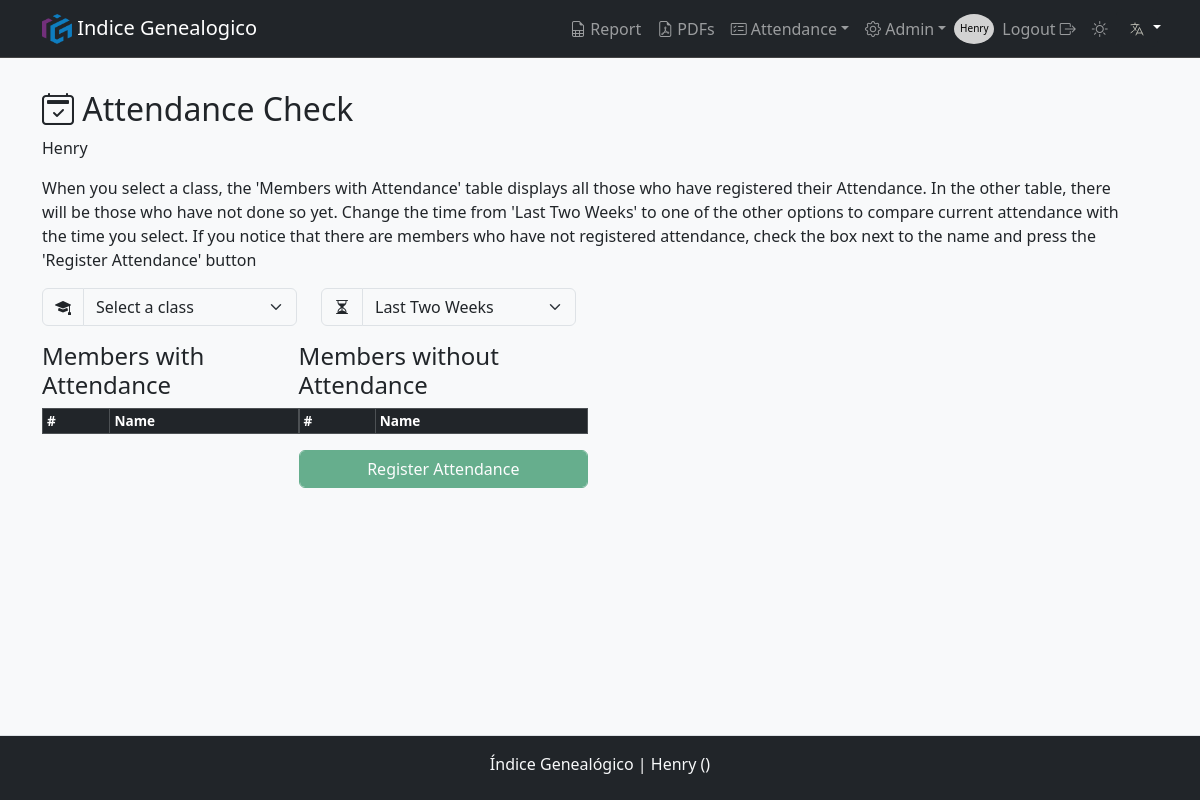
/attendance/check (signed in), run on the app's committed database.
### models.py (models this page shows, shortened)
class User(db.Model, UserMixin):
    __tablename__ = 'users'
    id                = db.Column(db.Integer, primary_key=True)
    username          = db.Column(db.String(80), nullable=False, unique=True)
    email             = db.Column(db.String(120), unique=True)
    name              = db.Column(db.String(20), nullable=False)
    lastname          = db.Column(db.String(20), nullable=False)
    password_hash     = db.Column(db.String(128), nullable=False)
    role              = db.Column(db.String(10), nullable=False, default='User')  # Puede ser 'Owner', 'Admin', 'User'
    is_active         = db.Column(db.Boolean, default=True)
    meeting_center_id = db.Column(db.Integer, db.ForeignKey('meeting_center.id'), nullable=False)  # Clave foránea
    organization_id   = db.Column(db.Integer, db.ForeignKey('organization.id'), nullable=False)  # Clave foránea

### routes.py (the view, shortened to what this page needs)
@bp.route("/attendance/check", methods=['POST', 'GET'])
@login_required
def register_attendance():
    meeting_center_id = get_meeting_center_id()
    sunday_date_str   = get_last_sunday()  # Retorna una cadena, e.g. "2025-02-09"
    sunday_date       = datetime.strptime(sunday_date_str, "%Y-%m-%d").date()
    sunday_week       = (get_next_sunday().day - 1) // 7 + 1
    role              = session.get('role')
    organization_id   = session.get('organization_id')
    print(f"Organization id: {organization_id}")
    time_range = request.args.get('time_range', 'last_two_weeks')
    if time_range == 'last_two_weeks':
        start_date = sunday_date - timedelta(weeks=2)
    elif time_range == 'last_month':
        start_date = sunday_date - timedelta(days=30)  # Aproximado a 30 días
    elif time_range == 'year_to_date':
        start_date = datetime(sunday_date.year, 1, 1)
    else:
        start_date = sunday_date - timedelta(weeks=2)
    class_query = db.session.query(Classes).filter(Classes.is_active == True)
    if meeting_center_id is not None:
        class_query = class_query.filter(Classes.meeting_center_id == meeting_center_id)
    if (role == 'Owner' or role == 'Operator' or organization_id == 1):
        available_classes = class_query.order_by(Classes.class_name).all()
    elif role == 'Admin':
         available_classes = list({
            c for c in Classes.query.filter_by(is_active=True, meeting_center_id=meeting_center_id)
                    if str(sunday_week) in c.schedule.split(',')
        })
    else:
        available_classes = list({
            c for c in Classes.query.filter_by(is_active=True, meeting_center_id=meeting_center_id, organization_id=organization_id)
                    if str(sunday_week) in c.schedule.split(',')
        })
    return render_template('attendance_check.html', available_classes=available_classes)

### app.py (called while the page is built)
def get_locale():
    lang = request.args.get('lang')
    if lang and lang in Config.LANGUAGES:
        session['lang'] = lang  # Guarda el idioma en la sesión
        return lang
    if 'lang' in session and session['lang'] in Config.LANGUAGES:
        return session['lang']
    return request.accept_languages.best_match(Config.LANGUAGES)

def create_app():
    app = Flask(__name__)
    app.config.from_object(Config)
    db.init_app(app)
    Migrate(app, db)
    babel = Babel(app, locale_selector=get_locale)
    app.register_blueprint(routes_blueprint)
    @app.context_processor
    def inject_utilities():
        return {
            'get_locale': get_locale,
            'format_datetime': format_datetime,  # Asegura que esté disponible en las plantillas
        }
    return app

### models.py (called while the page is built)
    @property
    def translated_name(self):
        return _(self.class_name)

### routes.py (called while the page is built)
@bp.before_request
def load_user():
    user_id = session.get('user_id')
    if not user_id:
        user_id = request.cookies.get('remember_me')
    if user_id:
        user = User.query.get(user_id)
        if user:
            g.user                       = user
            session['user_id']           = user.id
            session['user_name']         = user.name
            session['role']              = user.role
            session['meeting_center_id'] = user.meeting_center_id
            session['organization_id']   = user.organization_id
        else:
            g.user = None
    else:
        g.user = None

### utils.py (called while the page is built)
def login_required(f):
    @wraps(f)
    def decorated_function(*args, **kwargs):
        if g.user is None:  # Si el usuario no está autenticado
            next_url = request.url  # Guardamos la URL a la que intentaba acceder
            return redirect(url_for('routes.login', next=next_url))  # Pasamos 'next' como parámetro
        return f(*args, **kwargs)
    return decorated_function

def get_next_sunday():
    today = datetime.now().date()
    if today.weekday() == 6:  # 6 es domingo
        return today  # Formatear la fecha actual según el locale
    else:
        days_until_sunday = 6 - today.weekday()
        next_sunday = today + timedelta(days=days_until_sunday)
        print(format_date(next_sunday) )
        return next_sunday  # Formatear la fecha del siguiente domingo

def get_meeting_center_id():
    if session.get('role') == 'Owner':
        return session.get('meeting_center_id', 'all')  # 'all' si no está definido
    return session.get('meeting_center_id')  # Para otros roles

### templates/attendance_check.html (shortened to what this page needs)
{% extends "layout.html" %}
{% block pageTitle %}<i class="bi bi-calendar2-check"></i> {{ _('Attendance Check') }}{% endblock %}
{% block content %}
<div class="row">
  <div class="">
    <p class="mb-3">
      {{ _("When you select a class, the 'Members with Attendance' table displays all those who have registered their Attendance. In the other table, there will be those who have not done so yet. Change the time from 'Last Two Weeks' to one of the other options to compare current attendance with the time you select. If you notice that there are members who have not registered attendance, check the box next to the name and press the 'Register Attendance' button") }}
    </p>
  </div>
  <div class="col-md-3 mb-3">
    <div class="input-group">
      <span class="input-group-text"><i class="bi bi-mortarboard-fill"></i></span>
      <select id="class_filter" class="form-select">
        <option value="">{{_('Select a class')}}</option>
      </select>
    </div>
  </div>
  <div class="col-md-3 mb-3">
    <div class="input-group">
      <span class="input-group-text"><i class="bi bi-hourglass-split"></i></span>
      <select id="time_range" class="form-select">
        <option value="last_two_weeks" default>{{ _('Last Two Weeks') }}</option>
      </select>
    </div>
  </div>
</div>
  <div class="col-md-6 mb-3">
  <div class="d-flex justify-content-between mb-5">
    <div>
      <h4>{{ _('Members with Attendance') }}</h4>
      <table id="with_attendance_table" class="table table-striped table-sm table-bordered">
        <thead class="table-dark">
          <tr>
            <th scope="col">#</th>
            <th scope="col">{{ _('Name') }}</th>
          </tr>
        </thead>
      </table>
    </div>
    <div>
      <h4>{{ _('Members without Attendance') }}</h4>
      <form id="attendance_form">
        <table id="non_attendance_table" class="table table-striped table-sm table-bordered">
          <thead class="table-dark">
            <tr>
              <th scope="col">#</th>
              <th scope="col">{{ _('Name') }}</th>
            </tr>
          </thead>
        </table>
        <button type="button" class="btn btn-success form-control" id="submit_attendance">{{ _('Register Attendance')
          }}</button>
      </form>
    </div>
  </div>
</div>
{% endblock %}

### templates/layout.html (shortened to what this page needs)
<!DOCTYPE html>
<html lang="en">
<head>
    {% include 'partials/head.html' %}
</head>
<body class="{{ 'logged-in' if session['user_id'] else '' }}">
    <header>
        {% include 'partials/navbar.html' %}
    </header>
    <main  class="pb-5">
        <div class="container">
            <div class="row">
                <h2>{% block pageTitle %}{% endblock %}</h2>
                <p class="mb-3">{{ session['meeting_center_name'] if request.endpoint != 'routes.admin' and request.endpoint != 'routes./' else ''}}</p>
                {% block content %} {% endblock %}
            </div>
        </div>
    </main>
    {% if session['user_id'] %}
    <footer>
        {% include 'partials/footer.html' %}
    </footer>
    {% endif %}
</body>
</html>

### templates/partials/navbar.html (shortened to what this page needs)
<nav class="navbar navbar-expand-lg bg-dark border-bottom border-body sticky-top" data-bs-theme="dark">
    <div class="container">
        <a class="navbar-brand" href="#"> <img src="{{ url_for('static', filename='/img/favicon/android-chrome-512x512.png') }}" alt="Logo" width="30" height="30" class="d-inline-block align-text-top"> Indice Genealogico </a>
        <div class="collapse navbar-collapse" id="navbarNav">
            <ul class="navbar-nav">
                {% if session['user_id'] %}
                    {% if session['role'] != 'Operator'%}
                        <li class="nav-item"><a class="nav-link {{ 'active' if request.endpoint == 'routes.attendance_report' else '' }}" href="{{ url_for('routes.attendance_report') }}"><i class="bi bi-file-earmark-spreadsheet"></i> {{ _('Report') }}</a></li>
                        <li class="nav-item"><a class="nav-link {{ 'active' if request.endpoint == 'routes.list_pdfs' else '' }}" href="{{ url_for('routes.list_pdfs') }}"><i class="bi bi-file-earmark-pdf"></i>  PDFs</a></li>
                        <li class="nav-item dropdown">
                            <a class="nav-link dropdown-toggle" href="#" id="navbarDropdown" role="button" data-toggle="dropdown" aria-haspopup="true" aria-expanded="false"><i class="bi bi-card-checklist"></i> {{ _('Attendance') }}</a>
                        </li>
                        {% if session['role'] in ['Owner', 'Admin', 'Super'] %}
                            <li class="nav-item dropdown">
                                <a class="nav-link dropdown-toggle" href="#" id="navbarDropdown" role="button" data-toggle="dropdown" aria-haspopup="true" aria-expanded="false"><i class="bi bi-gear"></i> {{ 'Admin' }}</a>
                                </li>
                        {% endif %}
                    {% endif %}
                    <div class="circle">
                        <a class="nav-link" href="{{ url_for('routes.profile', id=session['user_id']) }}"><p style="color: black; font-size: 10px; display:block; padding-top: 15px;">{{ session['user_name'] }}</p></a>
                    </div>
                    <li class="nav-item"><a class="nav-link" href="{{ url_for('routes.logout') }}"></i>{{ _('Logout') }}  <i class="bi bi-box-arrow-right"></i></a></i></li>
                {% else %}
                    {% if request.endpoint != 'routes.login' %}
                        <li class="nav-item"><a class="nav-link" href="{{ url_for('routes.login') }}"><i class="bi bi-box-arrow-in-right"></i> {{ _('Login') }}</a></li>
                    {% endif %}
                {% endif %}
                <li class="nav-item"><a class="nav-link"  id="themeSwitcher" href=""></a></li>
                <div class="dropdown">
                    <button class="btn btn-dark dropdown-toggle" type="button" id="languageDropdown" data-bs-toggle="dropdown" aria-expanded="false">
                        <img class="langSelector"src="{{ url_for('static', filename='img/flags/lang.svg') }}" alt="{{ get_locale() }}" class="flag-icon">
                    </button>
                </div>
            </ul>
        </div>
    </div>
</nav>

### templates/partials/footer.html (shortened to what this page needs)
<footer class="footer bg-dark text-center text-lg-start fixed-bottom mt-5 border-top py-2 d-none d-sm-block">
    <div class="text-center text-light">
        <p class="text-light pt-2"> Índice Genealógico |
            <span id="meetingCenterInfo">
                {% if session['user_id'] %}
                    {{ session['meeting_center_name'] }} ({{ session['meeting_center_number']}})
                {% else %}
                    Please log in.
                {% endif %}
            </span>
        </p>
    </div>
</footer>

### static/css/styles.css (style rules this page uses)
body { display: flex; min-height: 100vh; flex-direction: column; }
main { flex: 1; }
.navbar-collapse { -ms-flex-positive: 0; flex-grow: 0; }
.circle { border-radius: 50%; width: 40px; height: 30px; background-color: #d2d2d2; color: black; display: flex; justify-content: center; align-items: center; margin-top: 5px; }
[data-bs-theme="light"] { --bs-body-bg: #f8f9fa; --bs-body-color: #212529; --bs-link-color: #0d6efd; --bs-border-color: #dee2e6; --bs-btn-bg: #e9ecef; --bs-btn-hover-bg: #d6d8db; }
[data-bs-theme="dark"] { --bs-body-bg: #121212; --bs-body-color: #e9ecef; --bs-link-color: #66b2ff; --bs-border-color: #444; }
table { font-size: 0.85rem; }
table th, table td { padding: 4px 8px; line-height: 1.2; vertical-align: middle; }
table th { font-weight: 600; }
.langSelector { color: #b5b5ac; }

### data on the page
User: user_name "Henry", name "Henry", meeting_center_name "Henry"

### other printed values
{{ 'Admin' }} "Admin"
form field value "Select a class"
form field value "Last Two Weeks"
